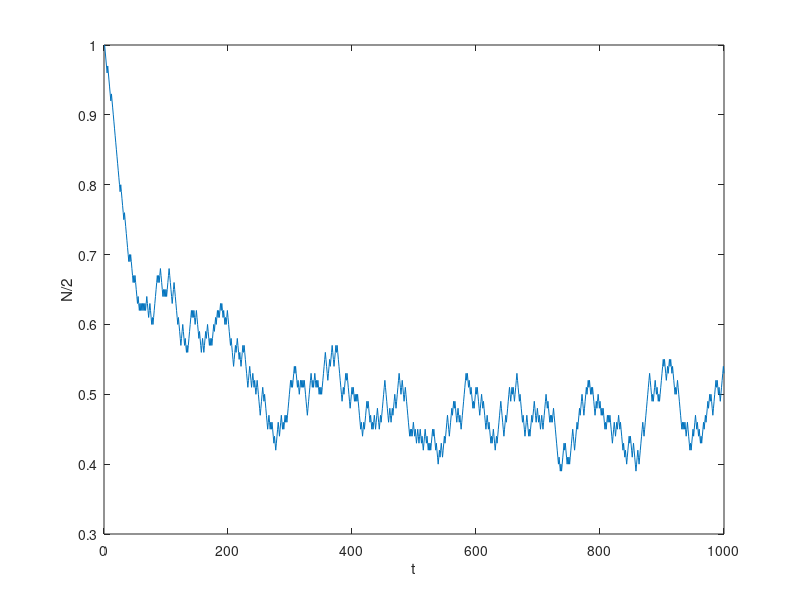

Reproduce this figure in MATLAB.
N = 100;% moléculas no lado esquerdo
nstep = 1000;
n = zeros(nstep,1);% n de moléculas do lado esquerdo em função do tempo
n(1) = N; % Número inicial no lado esquerdo
for i = 2:nstep
r = rand(1,1)% variável aleatória da posição
if (r<n(i-1)/N)% Probabilidade menor que a proporção de moléculas na esquerda no tempo anterior 
n(i) = n(i-1) - 1 %esquerda--> direita( mais provável estar na direita)
else
n(i) = n(i-1) + 1 % direita--->esquerda, soma 1 ao numéro de moléculas do lado esquerdo
end
end
plot((1:nstep),n/N)% variação ao longo do tempo
xlabel('t'),ylabel('N/2')
